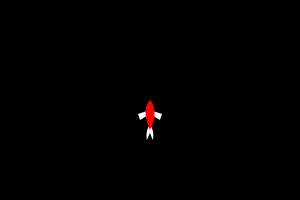
Frame 1 (no input)
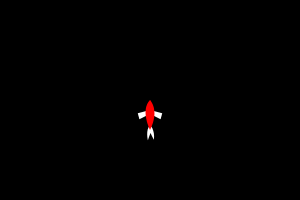
Frame 60 (no input)
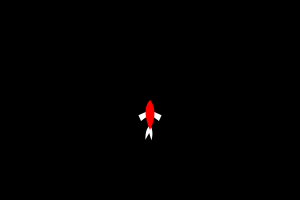
Frame 120 (the mouse pressed at the canvas centre since frame 60)

The p5.js sketch that drew these frames (run headless with seeded random() and noise() and a simulated clock; from frame 60 on, the mouse is pressed at the canvas centre):

// p5.js sketch
// ── sketch.js
// 最終課題を制作しよう
class Fish {
  constructor(x,y) {
    this.position = createVector(x,y)
    this.theta = 0
    this.color = { filet: color(255,255,255), body: color(255, 0, 0) }
  }

  update() {
    this.theta += PI / 100
  }

  display() {
    push()
    noStroke()
    translate(this.position.x, this.position.y)


    for (let i = -1; i <= 1; i += 2) {
      push()
      fill(this.color.filet)
      translate(0, 10)
      rotate((PI / 30) * sin(this.theta * 2) * i)

      beginShape()
      vertex(0, 0)
      vertex(12 * i, 4)
      vertex(10 * i, 10)
      vertex(0, 4)
      endShape()
      pop()
    }



    push()
    fill(this.color.filet)
    translate(0, 25)
    rotate((PI / 30) * sin(this.theta * 2))
    beginShape()
    vertex(0, 0)
    bezierVertex(0, 0, 5, 5, 3, 15)
    bezierVertex(3, 15, 0, 8, 0, 8)
    bezierVertex(0, 8, 0, 8, -3, 15)
    bezierVertex(-3, 15, -5, 5, 0, 0)
    endShape()
    pop()


    beginShape()
    fill(this.color.body)
    vertex(0, 30)
    bezierVertex(0, 30, -10, 10, 0, 0)
    bezierVertex(0, 0, 10, 10, 0, 30)
    endShape()

    pop()
  }
}


let fish

function setup() {
  createCanvas(300, 200)
  fish = new Fish(width / 2, height / 2)
}

function draw() {

  background(0)
  fish.update()
  fish.display()

}
